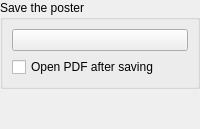
        <widget class="QWidget" name="m_savePosterStep">
         <layout class="QVBoxLayout" name="_15">
          <property name="spacing">
           <number>12</number>
          </property>
          <property name="margin">
           <number>0</number>
          </property>
          <item>
           <widget class="QGroupBox" name="m_savePosterGroup">
            <property name="title">
             <string>Save the poster</string>
            </property>
            <layout class="QVBoxLayout" name="_16">
             <property name="spacing">
              <number>6</number>
             </property>
             <property name="margin">
              <number>9</number>
             </property>
             <item>
              <widget class="QPushButton" name="m_savePosterButton">
               <property name="text">
                <string/>
               </property>
              </widget>
             </item>
             <item>
              <widget class="QCheckBox" name="m_launchPDFApplicationCheckBox">
               <property name="sizePolicy">
                <sizepolicy hsizetype="Minimum" vsizetype="Minimum">
                 <horstretch>0</horstretch>
                 <verstretch>0</verstretch>
                </sizepolicy>
               </property>
               <property name="text">
                <string>Open PDF after saving</string>
               </property>
              </widget>
             </item>
            </layout>
           </widget>
          </item>
          <item>
           <spacer name="spacer_5">
            <property name="orientation">
             <enum>Qt::Vertical</enum>
            </property>
            <property name="sizeHint" stdset="0">
             <size>
              <width>20</width>
              <height>40</height>
             </size>
            </property>
           </spacer>
          </item>
         </layout>
        </widget>
